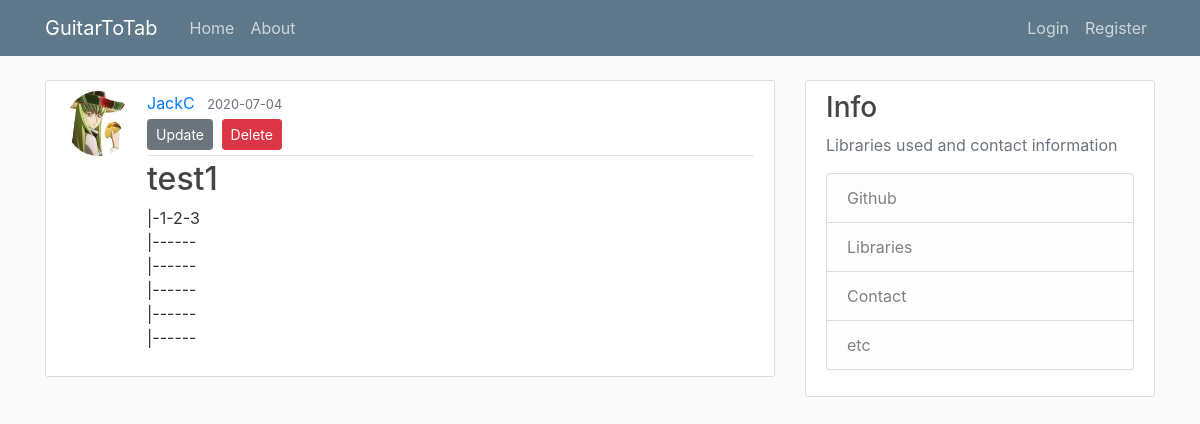
/tab/1, run on the app's committed database.
### guitartotab/models.py (models this page shows, shortened)
class User(db.Model, UserMixin):
    id = db.Column(db.Integer, primary_key=True)
    username = db.Column(db.String(20), unique=True, nullable=False)
    email = db.Column(db.String(120), unique=True, nullable=False)
    image_file = db.Column(db.String(20), nullable=False, default='default.jpg')
    password = db.Column(db.String(60), nullable=False)
    tabs = db.relationship('Tab', backref='author', lazy=True)

class Tab(db.Model):
    id = db.Column(db.Integer, primary_key=True)
    title = db.Column(db.String(100), nullable=False)
    date_posted = db.Column(db.DateTime, nullable=False, default=datetime.utcnow)
    content = db.Column(db.Text, nullable=False)
    user_id = db.Column(db.Integer, db.ForeignKey('user.id'), nullable=False)

### guitartotab/routes.py (the view)
@app.route('/tab/<int:tab_id>')
def tab(tab_id):
    tab = Tab.query.get_or_404(tab_id)
    return render_template('tab.html', title=tab.title, tab=tab)

### guitartotab/templates/tab.html (shortened to what this page needs)
{% extends "base.html" %}
{% block content %}
    <article class="media content-section">
      <img class="rounded-circle article-img" src="{{ url_for('static', filename='profile_pics/' + tab.author.image_file) }}">          <div class="media-body">
        <div class="article-metadata">
          <a class="mr-2" href="#">{{ tab.author.username }}</a>
          <small class="text-muted">{{ tab.date_posted.strftime('%Y-%m-%d') }}</small>
          <div>
            <a class="btn btn-secondary btn-sm mt-1 mb-1" href="{{ url_for('update_tab', tab_id=tab.id) }}">Update</a>
            <button type="button" class="btn btn-danger btn-sm m-1" data-toggle="modal" data-target="#deleteModal">Delete</button>
          </div>
        </div>
        <h2 class="article.title">{{ tab.title }}</h2>
        <p class="article-content">{{ tab.content }}</p>
      </div>
    </article>
{% endblock content %}

### guitartotab/static/main.css (style rules this page uses)
body { background: #fafafa; color: #333333; margin-top: 5rem; }
h1, h2, h3, h4, h5, h6 { color: #444444; }
.content-section { background: #ffffff; padding: 10px 20px; border: 1px solid #dddddd; border-radius: 3px; margin-bottom: 20px; }
.article-content { white-space: pre-line; }
.article-img { height: 65px; width: 65px; margin-right: 16px; }
.article-metadata { padding-bottom: 1px; margin-bottom: 4px; border-bottom: 1px solid #e3e3e3 }

### data on the page
User: image_file (picture), author.username "JackC"
Tab: date_posted "2020-07-04", title "test1", content "|-1-2-3 |------ |------ |------ |------ |------"
